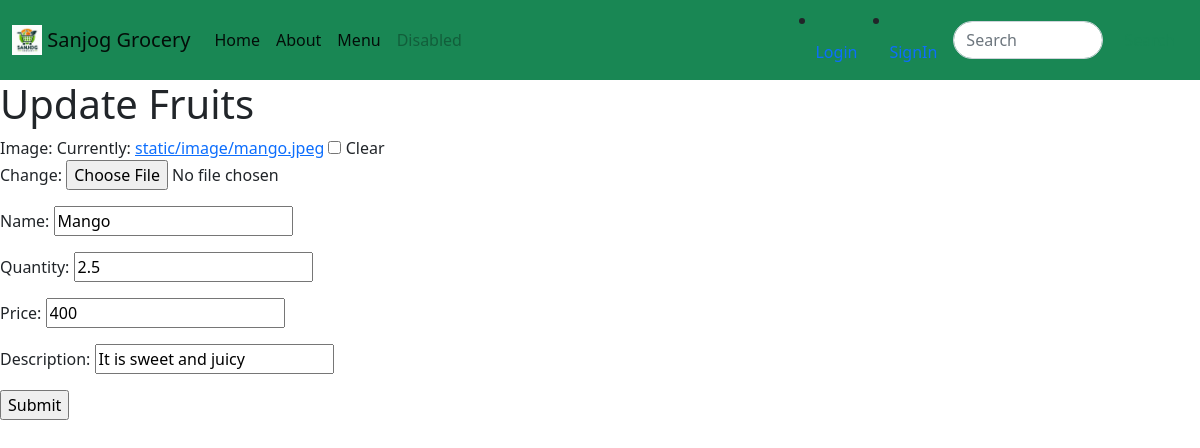
Page /update_fruit/2/ on the committed database.
### Home/models.py (models this page shows, shortened)
class Fruits(models.Model):
     image = models.ImageField(upload_to='static/image/',null=True,blank=True)
     name =models.CharField(max_length=50)
     quantity = models.FloatField()
     price = models.IntegerField()
     description = models.CharField(max_length=100)

### Home/views.py (the view)
# urls.py: path('update_fruit/<int:id>/',views.update_fruit,name='update_fruit'),
def update_fruit(request,id):
    fruit=Fruits.objects.get(pk=id)
    form = UpdateFruitForm(instance=fruit)
    if request.method=='POST':
        form = UpdateFruitForm(request.POST,request.FILES, instance=fruit)
        if form.is_valid():
            form.save()
            return redirect('admin')
    return render(request,'Home/update_fruit.html',{'form':form})

### Home/forms.py
class UpdateFruitForm(forms.ModelForm):
    class Meta:
        model = Fruits
        fields =['image','name','quantity','price','description']

### Home/templates/Home/update_fruit.html (shortened to what this page needs)
{%extends 'base.html'%}
{%load static%}
{%block content%}
<form method="POST" enctype="multipart/form-data">
    <h1>Update Fruits</h1>
    {{form.as_p}}
    <input type="submit"name="submit"id="submit">
</form>
{%endblock%}

### rows in the picture
Fruits: name "Mango", quantity "2.5", price "400", description "It is sweet and juicy"
